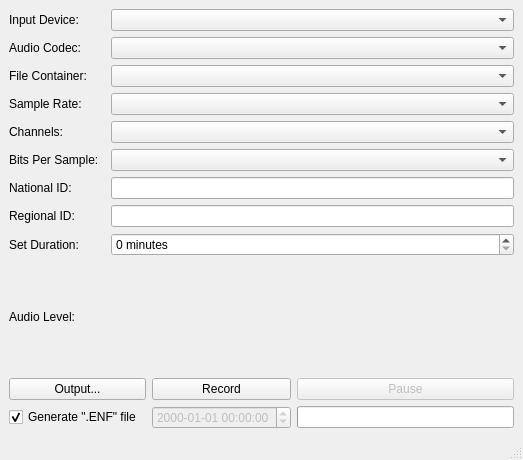
<?xml version="1.0" encoding="UTF-8"?>
<ui version="4.0">
 <class>AudioRecorder</class>
 <widget class="QMainWindow" name="AudioRecorder">
  <property name="windowModality">
   <enum>Qt::WindowModal</enum>
  </property>
  <property name="enabled">
   <bool>true</bool>
  </property>
  <property name="geometry">
   <rect>
    <x>0</x>
    <y>0</y>
    <width>523</width>
    <height>460</height>
   </rect>
  </property>
  <property name="cursor">
   <cursorShape>ArrowCursor</cursorShape>
  </property>
  <property name="windowTitle">
   <string>ENF_AudioRecorder</string>
  </property>
  <property name="windowIcon">
   <iconset>
    <normaloff>release/release/enf.png</normaloff>release/release/enf.png</iconset>
  </property>
  <property name="dockOptions">
   <set>QMainWindow::AllowTabbedDocks|QMainWindow::AnimatedDocks</set>
  </property>
  <widget class="QWidget" name="centralwidget">
   <layout class="QGridLayout" name="gridLayout_3">
    <item row="3" column="0">
     <widget class="QPushButton" name="outputButton">
      <property name="text">
       <string>Output...</string>
      </property>
     </widget>
    </item>
    <item row="3" column="2">
     <widget class="QPushButton" name="pauseButton">
      <property name="enabled">
       <bool>false</bool>
      </property>
      <property name="text">
       <string>Pause</string>
      </property>
     </widget>
    </item>
    <item row="3" column="1">
     <widget class="QPushButton" name="recordButton">
      <property name="text">
       <string>Record</string>
      </property>
     </widget>
    </item>
    <item row="0" column="0" rowspan="3" colspan="3">
     <layout class="QGridLayout" name="gridLayout_2">
      <item row="7" column="2">
       <widget class="QLineEdit" name="nationEdit">
        <property name="sizePolicy">
         <sizepolicy hsizetype="Expanding" vsizetype="Fixed">
          <horstretch>0</horstretch>
          <verstretch>0</verstretch>
         </sizepolicy>
        </property>
       </widget>
      </item>
      <item row="0" column="2">
       <widget class="QComboBox" name="audioDeviceBox"/>
      </item>
      <item row="4" column="2">
       <widget class="QComboBox" name="channelsBox">
        <property name="enabled">
         <bool>true</bool>
        </property>
       </widget>
      </item>
      <item row="1" column="2">
       <widget class="QComboBox" name="audioCodecBox"/>
      </item>
      <item row="8" column="0">
       <widget class="QLabel" name="label_7">
        <property name="text">
         <string>Regional ID:</string>
        </property>
       </widget>
      </item>
      <item row="3" column="2">
       <widget class="QComboBox" name="sampleRateBox"/>
      </item>
      <item row="7" column="0">
       <widget class="QLabel" name="label_6">
        <property name="text">
         <string>National ID:</string>
        </property>
       </widget>
      </item>
      <item row="3" column="0">
       <widget class="QLabel" name="label_4">
        <property name="text">
         <string>Sample Rate:</string>
        </property>
       </widget>
      </item>
      <item row="2" column="2">
       <widget class="QComboBox" name="containerBox"/>
      </item>
      <item row="8" column="2">
       <widget class="QLineEdit" name="regionEdit">
        <property name="sizePolicy">
         <sizepolicy hsizetype="Preferred" vsizetype="Fixed">
          <horstretch>0</horstretch>
          <verstretch>0</verstretch>
         </sizepolicy>
        </property>
       </widget>
      </item>
      <item row="4" column="0">
       <widget class="QLabel" name="label_5">
        <property name="text">
         <string>Channels:</string>
        </property>
       </widget>
      </item>
      <item row="2" column="0" colspan="2">
       <widget class="QLabel" name="label_3">
        <property name="text">
         <string>File Container:</string>
        </property>
       </widget>
      </item>
      <item row="0" column="0" colspan="2">
       <widget class="QLabel" name="label">
        <property name="text">
         <string>Input Device:</string>
        </property>
       </widget>
      </item>
      <item row="10" column="2">
       <layout class="QVBoxLayout" name="levelsLayout"/>
      </item>
      <item row="1" column="0" colspan="2">
       <widget class="QLabel" name="label_2">
        <property name="text">
         <string>Audio Codec:</string>
        </property>
       </widget>
      </item>
      <item row="5" column="2">
       <widget class="QComboBox" name="bitrateBox">
        <property name="enabled">
         <bool>true</bool>
        </property>
       </widget>
      </item>
      <item row="5" column="0">
       <widget class="QLabel" name="label_9">
        <property name="text">
         <string>Bits Per Sample:</string>
        </property>
       </widget>
      </item>
      <item row="10" column="0">
       <widget class="QLabel" name="levelLabel">
        <property name="text">
         <string>Audio Level:</string>
        </property>
       </widget>
      </item>
      <item row="9" column="2">
       <widget class="QSpinBox" name="duraBox">
        <property name="suffix">
         <string> minutes</string>
        </property>
        <property name="maximum">
         <number>2419200</number>
        </property>
       </widget>
      </item>
      <item row="9" column="0">
       <widget class="QLabel" name="label_10">
        <property name="text">
         <string>Set Duration:</string>
        </property>
       </widget>
      </item>
     </layout>
    </item>
    <item row="5" column="0">
     <widget class="QCheckBox" name="checkEAFF">
      <property name="text">
       <string>Generate &quot;.ENF&quot; file </string>
      </property>
      <property name="checked">
       <bool>true</bool>
      </property>
     </widget>
    </item>
    <item row="5" column="1">
     <widget class="QDateTimeEdit" name="dateTimeEdit">
      <property name="enabled">
       <bool>false</bool>
      </property>
      <property name="statusTip">
       <string extracomment="Record start time"/>
      </property>
      <property name="displayFormat">
       <string>yyyy-MM-dd HH:mm:ss</string>
      </property>
     </widget>
    </item>
    <item row="5" column="2">
     <widget class="QProgressBar" name="progressBar">
      <property name="maximum">
       <number>99</number>
      </property>
      <property name="value">
       <number>0</number>
      </property>
      <property name="textVisible">
       <bool>false</bool>
      </property>
      <property name="orientation">
       <enum>Qt::Horizontal</enum>
      </property>
      <property name="invertedAppearance">
       <bool>false</bool>
      </property>
     </widget>
    </item>
   </layout>
  </widget>
  <widget class="QStatusBar" name="statusbar"/>
 </widget>
 <resources/>
 <connections>
  <connection>
   <sender>outputButton</sender>
   <signal>clicked()</signal>
   <receiver>AudioRecorder</receiver>
   <slot>setOutputLocation()</slot>
   <hints>
    <hint type="sourcelabel">
     <x>46</x>
     <y>340</y>
    </hint>
    <hint type="destinationlabel">
     <x>6</x>
     <y>302</y>
    </hint>
   </hints>
  </connection>
  <connection>
   <sender>recordButton</sender>
   <signal>clicked()</signal>
   <receiver>AudioRecorder</receiver>
   <slot>toggleRecord()</slot>
   <hints>
    <hint type="sourcelabel">
     <x>191</x>
     <y>340</y>
    </hint>
    <hint type="destinationlabel">
     <x>113</x>
     <y>317</y>
    </hint>
   </hints>
  </connection>
  <connection>
   <sender>pauseButton</sender>
   <signal>clicked()</signal>
   <receiver>AudioRecorder</receiver>
   <slot>togglePause()</slot>
   <hints>
    <hint type="sourcelabel">
     <x>252</x>
     <y>334</y>
    </hint>
    <hint type="destinationlabel">
     <x>258</x>
     <y>346</y>
    </hint>
   </hints>
  </connection>
 </connections>
 <slots>
  <slot>setOutputLocation()</slot>
  <slot>toggleRecord()</slot>
  <slot>togglePause()</slot>
 </slots>
</ui>
